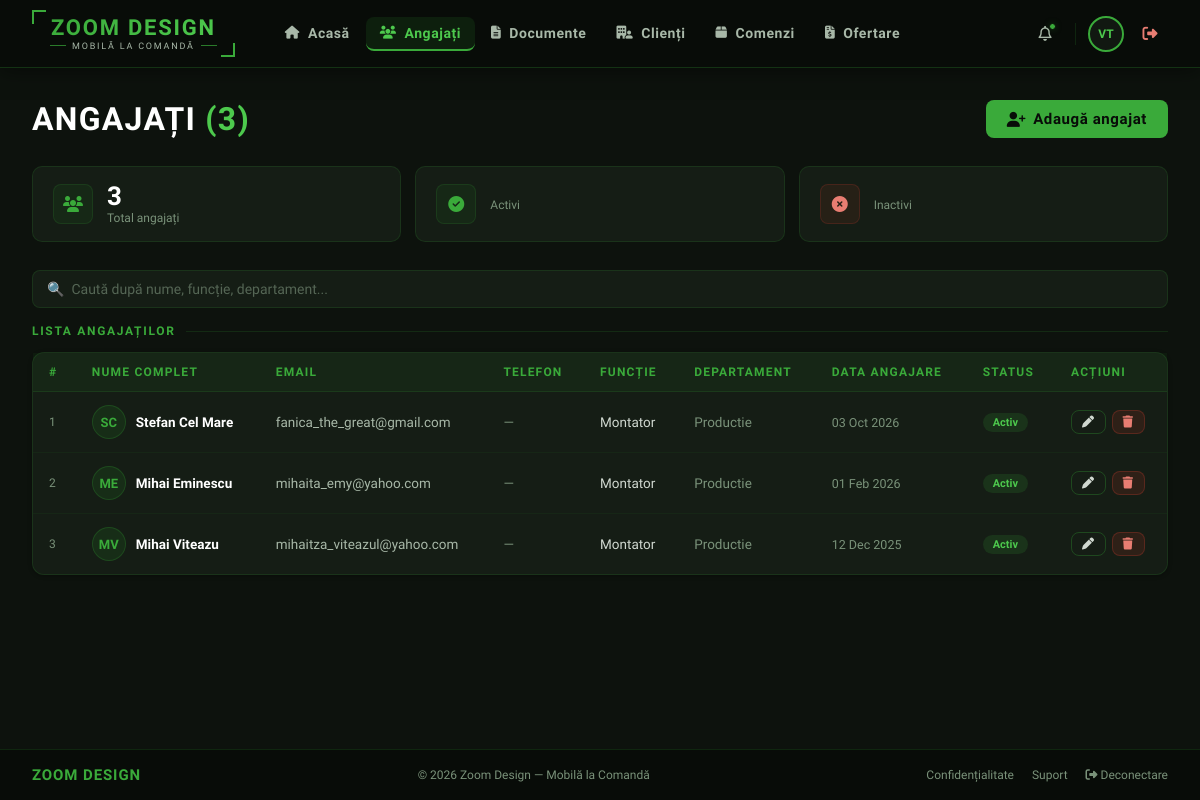
The app's page /angajati/ (signed in) with its own data.
### angajati/models.py (models this page shows, shortened)
class Angajat(models.Model):
    nume        = models.CharField(max_length=100)
    prenume     = models.CharField(max_length=100)
    email       = models.EmailField(unique=True)
    telefon     = models.CharField(max_length=20, blank=True)
    functie     = models.CharField(max_length=100)
    departament = models.CharField(max_length=100, blank=True)
    data_angajare = models.DateField()
    activ       = models.BooleanField(default=True)
    class Meta:
        verbose_name = "Angajat"
        verbose_name_plural = "Angajati"
        ordering = ['nume']

### angajati/views.py (the view)
# urls.py: path('',              views.AngajatiListView.as_view(),  name='angajati'),
class AngajatiListView(LoginRequiredMixin, ListView):
    model = Angajat
    template_name = 'angajati/angajati_list.html'
    context_object_name = 'angajati'
    login_url = '/login/'

### templates/angajati/angajati_list.html (shortened to what this page needs)
{% extends 'base.html' %}
{% block nav_angajati %}active{% endblock %}
{% block content %}
<div class="page-header">
  <h1>Angajați <span>({{ angajati|length }})</span></h1>
  <a href="{% url 'angajat_adauga' %}" class="btn btn-green">
    <i class="fa-solid fa-user-plus"></i> Adaugă angajat
  </a>
</div>
<div class="stats-row">
  <div class="stat-mini">
    <div class="stat-mini-icon"><i class="fa-solid fa-users"></i></div>
    <div>
      <div class="stat-mini-val">{{ angajati|length }}</div>
      <div class="stat-mini-label">Total angajați</div>
    </div>
  </div>
  <div class="stat-mini">
    <div class="stat-mini-icon"><i class="fa-solid fa-circle-check"></i></div>
    <div>
      <div class="stat-mini-label">Activi</div>
    </div>
  </div>
  <div class="stat-mini">
    <div class="stat-mini-icon" style="color:#e87d72;background:rgba(192,57,43,0.1);border-color:rgba(192,57,43,0.2);"><i class="fa-solid fa-circle-xmark"></i></div>
    <div>
      <div class="stat-mini-label">Inactivi</div>
    </div>
  </div>
</div>
<div class="search-bar">
  <input class="search-input" type="text" id="searchInput" placeholder="🔍  Caută după nume, funcție, departament..."/>
</div>
<div class="section-label">Lista angajaților</div>
<div class="card">
  <div class="table-wrap">
    <table id="angajatiTable">
      <thead>
        <tr>
          <th>#</th>
          <th>Nume complet</th>
          <th>Email</th>
          <th>Telefon</th>
          <th>Funcție</th>
          <th>Departament</th>
          <th>Data angajare</th>
          <th>Status</th>
          <th>Acțiuni</th>
        </tr>
      </thead>
      <tbody>
        {% for angajat in angajati %}
        <tr>
          <td style="color:var(--slate-400); font-size:12px;">{{ forloop.counter }}</td>
          <td>
            <div style="display:flex; align-items:center; gap:10px;">
              <div style="width:34px;height:34px;border-radius:50%;background:rgba(45,138,45,0.15);border:1px solid rgba(45,138,45,0.3);display:flex;align-items:center;justify-content:center;font-family:'Rajdhani',sans-serif;font-size:13px;font-weight:700;color:var(--green-mid);flex-shrink:0;">
                {{ angajat.prenume|first|upper }}{{ angajat.nume|first|upper }}
              </div>
              <div>
                <div style="font-weight:600;color:var(--white);">{{ angajat.prenume }} {{ angajat.nume }}</div>
              </div>
            </div>
          </td>
          <td style="color:var(--slate-300);">{{ angajat.email }}</td>
          <td style="color:var(--slate-400);">{{ angajat.telefon|default:"—" }}</td>
          <td style="color:var(--slate-200);">{{ angajat.functie }}</td>
          <td style="color:var(--slate-400);">{{ angajat.departament|default:"—" }}</td>
          <td style="color:var(--slate-400); font-size:12.5px;">{{ angajat.data_angajare|date:"d M Y" }}</td>
          <td>
            {% if angajat.activ %}
              <span class="badge badge-success">Activ</span>
            {% else %}
              <span class="badge badge-danger">Inactiv</span>
            {% endif %}
          </td>
          <td>
            <div style="display:flex;gap:6px;">
              <a href="{% url 'angajat_edit' angajat.pk %}" class="btn btn-outline" style="padding:5px 10px; font-size:12px;">
                <i class="fa-solid fa-pen"></i>
              </a>
              <a href="{% url 'angajat_delete' angajat.pk %}" class="btn" style="padding:5px 10px; font-size:12px; background:rgba(192,57,43,0.15); border-color:rgba(192,57,43,0.3); color:#e87d72;">
                <i class="fa-solid fa-trash"></i>
              </a>
            </div>
          </td>
        </tr>
        {% endfor %}
      </tbody>
    </table>
  </div>
</div>
{% endblock %}

### templates/base.html (shortened to what this page needs)
<!DOCTYPE html>
<html lang="ro">
<head>
  {% load static %}
  <link rel="stylesheet" href="https://cdnjs.cloudflare.com/ajax/libs/font-awesome/6.5.0/css/all.min.css"/>
</head>
<body>
  <header class="topbar">
    <div class="brand-logo">
      <div class="logo-box">
        <div class="logo-inner">
          <div class="logo-name">Zoom Design</div>
          <div class="logo-tagline">Mobilă la Comandă</div>
        </div>
      </div>
    </div>
    <nav class="topbar-nav">
      <a href="{% url 'home' %}"      class="nav-link {% block nav_home %}{% endblock %}"><i class="fa-solid fa-house"></i> Acasă</a>
      <a href="{% url 'angajati' %}"  class="nav-link {% block nav_angajati %}{% endblock %}"><i class="fa-solid fa-users"></i> Angajați</a>
      <a href="{% url 'documente' %}" class="nav-link {% block nav_documente %}{% endblock %}"><i class="fa-solid fa-file-lines"></i> Documente</a>
      <a href="{% url 'clienti' %}"   class="nav-link {% block nav_clienti %}{% endblock %}"><i class="fa-solid fa-building-user"></i> Clienți</a>
      <a href="{% url 'comenzi' %}"   class="nav-link {% block nav_comenzi %}{% endblock %}"><i class="fa-solid fa-box"></i> Comenzi</a>
      <a href="{% url 'ofertare' %}"  class="nav-link {% block nav_ofertare %}{% endblock %}"><i class="fa-solid fa-file-invoice-dollar"></i> Ofertare</a>
    </nav>
    <div class="topbar-right">
      <div class="tb-icon" title="Notificări">
        <i class="fa-regular fa-bell"></i>
        <span class="notif-dot"></span>
      </div>
      <div class="topbar-avatar" title="{{ user.get_full_name|default:user.username }}">
        {% if user.is_authenticated %}
          {{ user.first_name|first|upper }}{{ user.last_name|first|upper }}
        {% else %}
          <i class="fa-solid fa-user" style="font-size:11px"></i>
        {% endif %}
      </div>
      {% if user.is_authenticated %}
      <a href="{% url 'logout' %}" class="tb-icon" title="Deconectare" style="color:#e87d72;">
        <i class="fa-solid fa-right-from-bracket"></i>
      </a>
      {% endif %}
    </div>
  </header>
  <div class="page-wrap">
    <main class="page-content">
      {% block content %}{% endblock %}
    </main>
    <footer class="footer">
      <div class="footer-logo">ZOOM DESIGN</div>
      <span>&copy; {% now "Y" %} Zoom Design — Mobilă la Comandă</span>
      <div class="footer-links">
        <a href="#">Confidențialitate</a>
        <a href="#">Suport</a>
        <a href="{% url 'logout' %}"><i class="fa-solid fa-right-from-bracket"></i> Deconectare</a>
      </div>
    </footer>
  </div>
</body>
</html>

### templates/angajati/angajati_list.html (style rules this page uses)
.page-header { display: flex; align-items: center; justify-content: space-between; margin-bottom: 28px; }
.page-header h1 { font-family: 'Rajdhani', sans-serif; font-size: 32px; font-weight: 700; color: var(--white); text-transform: uppercase; letter-spacing: 0.04em; }
.page-header h1 span { color: var(--green-light); }
.section-label { font-family: 'Rajdhani', sans-serif; font-size: 12px; font-weight: 700; letter-spacing: 0.14em; text-transform: uppercase; color: var(--green-mid); margin-bottom: 14px; display: flex; align-items: center; gap: 10px; }
.section-label::after { content: ''; flex: 1; height: 1px; background: rgba(45,138,45,0.2); }
.stats-row { display: grid; grid-template-columns: repeat(3, 1fr); gap: 14px; margin-bottom: 28px; }
.stat-mini { background: var(--dark-card); border: 1px solid rgba(45,138,45,0.2); border-radius: 10px; padding: 16px 20px; display: flex; align-items: center; gap: 14px; }
.stat-mini-icon { width: 40px; height: 40px; border-radius: 8px; background: rgba(45,138,45,0.1); border: 1px solid rgba(45,138,45,0.2); display: flex; align-items: center; justify-content: center; font-size: 16px; color: var(--green-mid); flex-shrink: 0; }
.stat-mini-val { font-family: 'Rajdhani', sans-serif; font-size: 26px; font-weight: 700; color: var(--white); line-height: 1; }
.stat-mini-label { font-size: 12px; color: var(--slate-400); margin-top: 2px; }
.search-bar { display: flex; gap: 10px; margin-bottom: 16px; }
.search-input { flex: 1; background: var(--dark-card); border: 1.5px solid rgba(45,138,45,0.2); border-radius: 8px; padding: 10px 14px; font-size: 14px; font-family: 'Mulish', sans-serif; color: var(--white); outline: none; transition: border-color 0.18s; }
.search-input::placeholder { color: var(--slate-500); }

### records on screen
Angajat: prenume|first "S", nume|first "C", prenume "Stefan", nume "Cel Mare", email "fanica_the_great@gmail.com", telefon "—", functie "Montator", departament "Productie", data_angajare "03 Oct 2026", activ "Activ"
Angajat: prenume|first "M", nume|first "E", prenume "Mihai", nume "Eminescu", email "mihaita_emy@yahoo.com", telefon "—", functie "Montator", departament "Productie", data_angajare "01 Feb 2026", activ "Activ"
Angajat: prenume|first "M", nume|first "V", prenume "Mihai", nume "Viteazu", email "mihaitza_viteazul@yahoo.com", telefon "—", functie "Montator", departament "Productie", data_angajare "12 Dec 2025", activ "Activ"

### other values on screen
{{ user.first_name|first|upper }} "V"
{{ user.last_name|first|upper }} "T"
{{ angajati|length }} "3"
